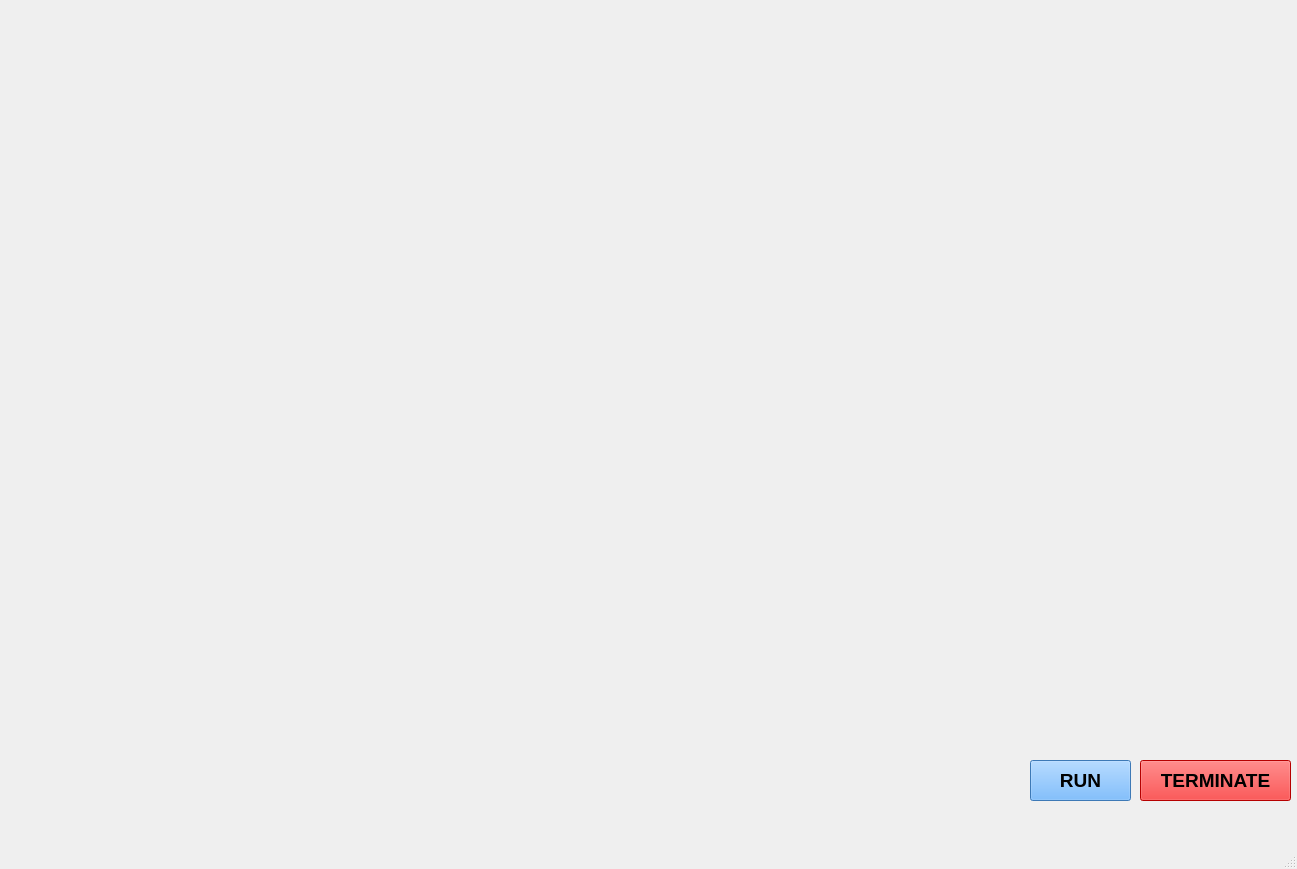
<?xml version="1.0" encoding="UTF-8"?>
<ui version="4.0">
 <class>JARVIS</class>
 <widget class="QMainWindow" name="JARVIS">
  <property name="geometry">
   <rect>
    <x>0</x>
    <y>0</y>
    <width>1297</width>
    <height>869</height>
   </rect>
  </property>
  <property name="windowTitle">
   <string>MainWindow</string>
  </property>
  <widget class="QWidget" name="centralwidget">
   <widget class="QLabel" name="label">
    <property name="geometry">
     <rect>
      <x>0</x>
      <y>0</y>
      <width>1301</width>
      <height>841</height>
     </rect>
    </property>
    <property name="text">
     <string/>
    </property>
    <property name="pixmap">
     <pixmap>C:/Users/Shreyash/Downloads/7LP8.gif</pixmap>
    </property>
    <property name="scaledContents">
     <bool>true</bool>
    </property>
   </widget>
   <widget class="QPushButton" name="pushButton">
    <property name="geometry">
     <rect>
      <x>1030</x>
      <y>760</y>
      <width>101</width>
      <height>41</height>
     </rect>
    </property>
    <property name="font">
     <font>
      <pointsize>14</pointsize>
      <weight>75</weight>
      <bold>true</bold>
     </font>
    </property>
    <property name="styleSheet">
     <string notr="true">background-color: rgb(85, 170, 255);</string>
    </property>
    <property name="text">
     <string>RUN</string>
    </property>
   </widget>
   <widget class="QPushButton" name="pushButton_2">
    <property name="geometry">
     <rect>
      <x>1140</x>
      <y>760</y>
      <width>151</width>
      <height>41</height>
     </rect>
    </property>
    <property name="font">
     <font>
      <pointsize>14</pointsize>
      <weight>75</weight>
      <bold>true</bold>
     </font>
    </property>
    <property name="styleSheet">
     <string notr="true">
background-color: rgb(255, 0, 0);</string>
    </property>
    <property name="text">
     <string>TERMINATE</string>
    </property>
   </widget>
   <widget class="QLabel" name="label_2">
    <property name="geometry">
     <rect>
      <x>0</x>
      <y>-50</y>
      <width>481</width>
      <height>221</height>
     </rect>
    </property>
    <property name="text">
     <string/>
    </property>
    <property name="pixmap">
     <pixmap>C:/Users/Shreyash/Downloads/Jarvis_Loading_Screen.gif</pixmap>
    </property>
    <property name="scaledContents">
     <bool>true</bool>
    </property>
   </widget>
   <widget class="QTextBrowser" name="textBrowser">
    <property name="geometry">
     <rect>
      <x>760</x>
      <y>20</y>
      <width>256</width>
      <height>51</height>
     </rect>
    </property>
    <property name="styleSheet">
     <string notr="true">background:transparent;
border-radius:none;</string>
    </property>
   </widget>
   <widget class="QTextBrowser" name="textBrowser_2">
    <property name="geometry">
     <rect>
      <x>1030</x>
      <y>20</y>
      <width>256</width>
      <height>51</height>
     </rect>
    </property>
    <property name="styleSheet">
     <string notr="true">background:transparent;
border-radius:none;</string>
    </property>
   </widget>
  </widget>
  <widget class="QMenuBar" name="menubar">
   <property name="geometry">
    <rect>
     <x>0</x>
     <y>0</y>
     <width>1297</width>
     <height>26</height>
    </rect>
   </property>
  </widget>
  <widget class="QStatusBar" name="statusbar"/>
 </widget>
 <resources/>
 <connections/>
</ui>
